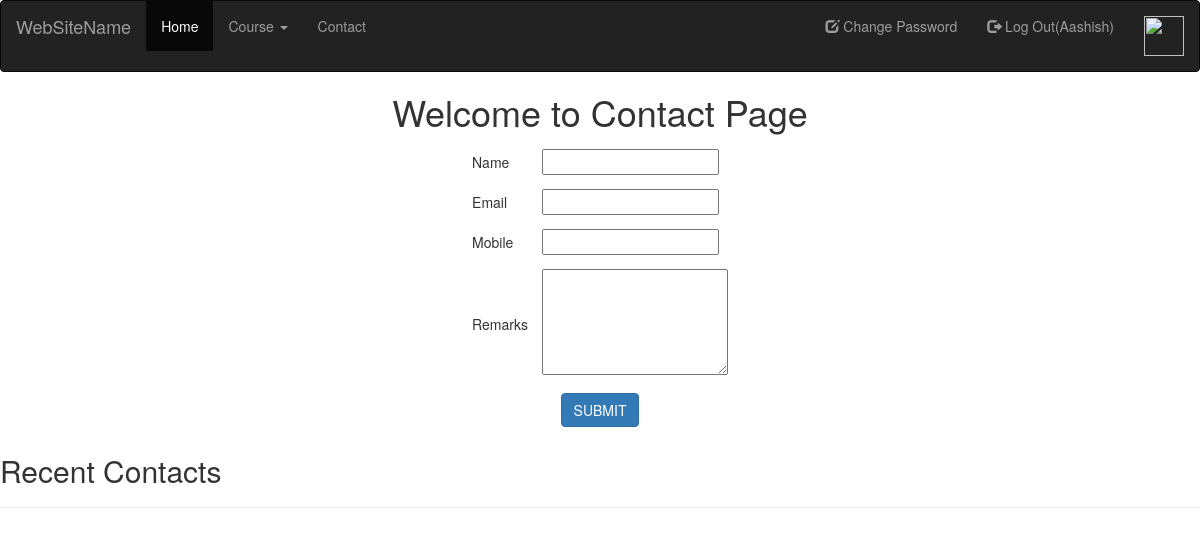
Page /contact/ (signed in) on the earlier database version.
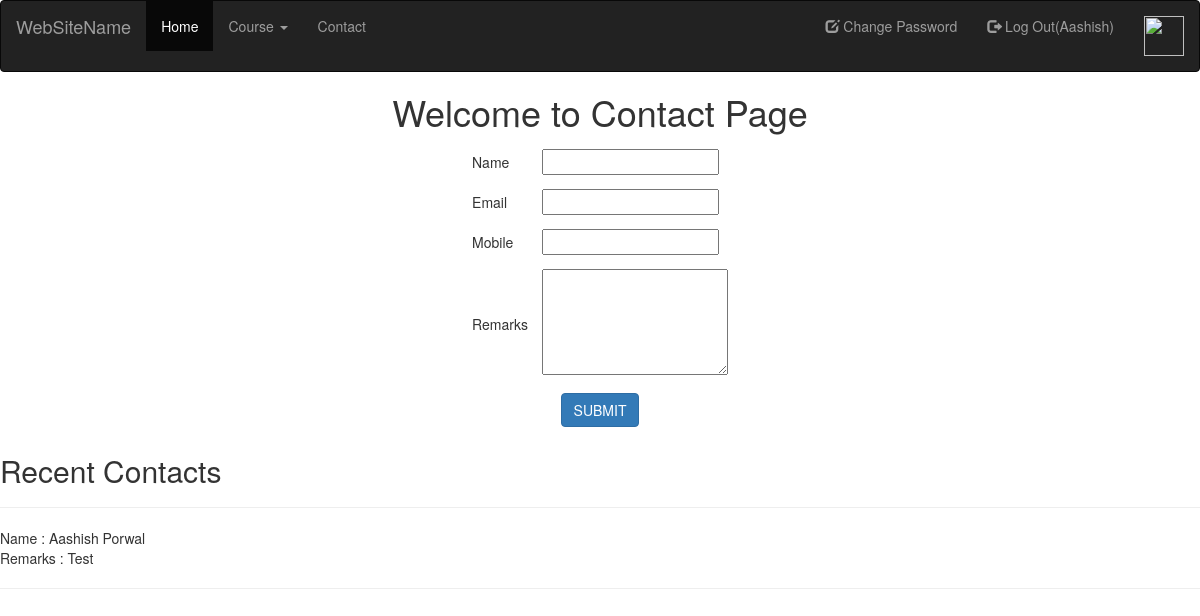
Same page on the later database version.
### myapp/models.py (models this page shows, shortened)
class Contact(models.Model):
	name=models.CharField(max_length=100)
	email=models.EmailField()
	mobile=models.PositiveIntegerField()
	remarks=models.TextField()

### myapp/views.py (the view)
# urls.py: path('contact/',views.contact,name='contact'),
def contact(request):
	if request.method=="POST":
		Contact.objects.create(
				name=request.POST['name'],
				email=request.POST['email'],
				mobile=request.POST['mobile'],
				remarks=request.POST['remarks']
			)
		msg="Contact Saved Successfully"
		contacts=Contact.objects.all().order_by('-id')[:3]
		return render(request,'contact.html',{'msg':msg,'contacts':contacts})
	else:
		contacts=Contact.objects.all().order_by('-id')[:3]
		return render(request,'contact.html',{'contacts':contacts})

### myapp/templates/contact.html (shortened to what this page needs)
{% extends 'header.html' %}
{% block content %}
<!DOCTYPE html>
<html>
<head>
</head>
<body>
	<center>
	<h1>Welcome to Contact Page</h1>
	<form method="post" action="{% url 'contact'%}">
		<table>
			<tr>
				<td>Name</td>
				<td><input type="text" name="name"></td>
			</tr>
			<tr>
				<td>Email</td>
				<td><input type="text" name="email"></td>
			</tr>
			<tr>
				<td>Mobile</td>
				<td><input type="text" name="mobile"></td>
			</tr>
			<tr>
				<td>Remarks</td>
				<td><textarea rows="5" cols="22" name="remarks"></textarea></td>
			</tr>
			<tr>
				<td colspan="2" align="center">
					<input type="submit" value="SUBMIT" class="btn btn-primary">
				</td>
			</tr>
		</table>
	</form>
	</center>
	<h2>Recent Contacts</h2>
	<hr>
	{% for i in contacts%}
		Name : {{i.name}}<br>
		Remarks : {{i.remarks}}<br><hr>
	{% endfor%}
</body>
</html>
{% endblock %}

Differences in the rows shown:
added Contact: name "Aashish Porwal", remarks "Test"
